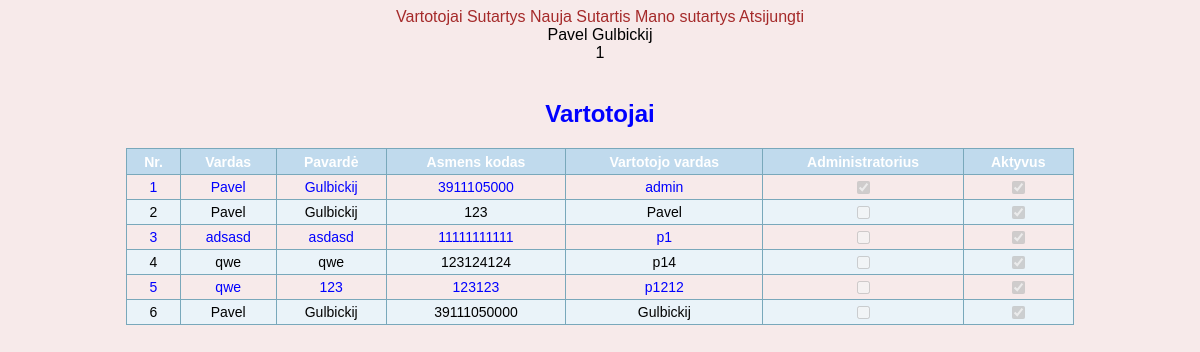
/index.php?pageName=users.php (signed in), run on the app's committed database.
### tables this page shows
CREATE TABLE IF NOT EXISTS `user` (
  `id` int(10) unsigned NOT NULL AUTO_INCREMENT,
  `username` varchar(30) NOT NULL,
  `password` varchar(32) NOT NULL,
  `person_id` bigint(11) NOT NULL,
  `first_name` varchar(30) NOT NULL,
  `last_name` varchar(30) NOT NULL,
  `is_admin` tinyint(1) NOT NULL,
  `is_active` tinyint(1) NOT NULL DEFAULT '1',
  `timestamp` timestamp NOT NULL DEFAULT CURRENT_TIMESTAMP ON UPDATE CURRENT_TIMESTAMP,
  PRIMARY KEY (`id`),
  UNIQUE KEY `username` (`username`)
);

### utils.php (called while the page is built)
<?php
	function isUserLoggedIn() {
		return isset($_SESSION['user']) && isset($_SESSION['user']['username']) && $_SESSION['user']['username'] != null;
	}
?>

### users.php (the view, shortened to what this page needs)
<?php
	if ($stmt = mysqli_prepare($con, "SELECT ID, USERNAME, PERSON_ID, FIRST_NAME, LAST_NAME, IS_ADMIN, IS_ACTIVE FROM USER")) {
		mysqli_stmt_execute($stmt);
		mysqli_stmt_bind_result($stmt, $userId, $userName, $userPersonId, $userFirstName, $userLastName, $userIsAdmin, $userIsActive);
		$users = array();
		while (mysqli_stmt_fetch($stmt)) {
			array_push($users, array("id" => $userId, "username" => $userName, "personId" => $userPersonId, "firstName" => $userFirstName, "lastName" => $userLastName, "isAdmin" => $userIsAdmin === 1 ? true : false, "isActive" => $userIsActive === 1 ? true : false));
		}
	}
?>
	<h2>Vartotojai</h2>
	<table class = "data">
		<tr>
			<th>Nr.</th>
			<th>Vardas</th>
			<th>Pavardė</th>
			<th>Asmens kodas</th>
			<th>Vartotojo vardas</th>
			<th>Administratorius</th>
			<th>Aktyvus</th>
		</tr>
		<?php
			$counter = 1;
			$alt = "";
			foreach($users as $key => $user) {
				echo "<tr $alt>";
				echo "<td>$counter</td>";
				echo "<td>$user[firstName]</td>";
				echo "<td>$user[lastName]</td>";
				echo "<td>$user[personId]</td>";
				echo "<td>$user[username]</td>";
				$isAdminChecked = $user['isAdmin'] ? "checked='checked'" : "";
				echo "<td><input type='checkbox' $isAdminChecked disabled='true'></td>";
				$isActiveChecked = $user['isActive'] ? "checked='checked'" : "";
				echo "<td><input type='checkbox' $isActiveChecked disabled='true'></td>";
				echo "</tr>";
				if (strlen($alt) == 0) {
					$alt = "class='alt'";
				} else {
					$alt = "";
				}
				$counter++;
			}
		?>
	</table>

### index.php (shortened to what this page needs)
<?php
	require_once("mysqlConnect.php");
	require_once("utils.php");
	require_once("generateHtml.php");
?>
<!DOCTYPE html PUBLIC "-//W3C//DTD XHTML 1.0 Transitional//EN" "http://www.w3.org/TR/xhtml1/DTD/xhtml1-transitional.dtd">
<html xmlns="http://www.w3.org/1999/xhtml" lang="en">
<head>
	<link rel="stylesheet" type="text/css" href="styles.css">
	<link rel="stylesheet" type="text/css" href="dataTable.css">
</head>
<body>
<div id="wrapper">
	  <?php echo generateMenuHtml($con); ?>
	<div id="content" class="content" onkeypress="return testKey(event)">
		<br/>
	<?php
		if (isUserLoggedIn()) {
			if (isset($_REQUEST['pageName'])) {
				include($_REQUEST['pageName']);
			} else {
				include("myContracts.php");
			}
		} else {
			include("login.php");
                        echo '<a href="newUser.php">Registracija</a>';
                }
	?>
	</div>
</body>
</html>

### generateHtml.php (shortened to what this page needs)
<?php
function generateMenuHtml() {
	$menuHtml = "<div id='menu' >\r";
	if (isUserLoggedIn()) {
		if ($_SESSION['user']['isAdmin']) {
			$menuHtml .= "<a href='index.php?pageName=users.php' target='_self'> Vartotojai </a>";
			$menuHtml .= "<a href='index.php?pageName=Contracts.php' target='_self'> Sutartys </a>";
		}
		$menuHtml .= "<a href='index.php?pageName=addContract.php' target='_self'> Nauja Sutartis </a>";
		$menuHtml .= "<a href='index.php?pageName=myContracts.php' target='_self'> Mano sutartys </a>";
		$menuHtml .= "</h5>";
		$menuHtml .= "<a href='index.php?pageName=logout.php' target='_self'> Atsijungti </a> <br/>";
           $menuHtml .= $_SESSION['user']['firstName']." ".$_SESSION['user']['lastName']."<br/>";
		   $menuHtml .= $_SESSION['user']['id']."<br/>";
	}
	$menuHtml .= "</div>";
	return $menuHtml;
}
?>

### styles.css (style rules this page uses)
body { font-family:Arial, Helvetica, sans-serif; font-size: 16px; text-align: center; color: black; background-color:#F7EAEA; }
div.content { margin-left:0px; padding:0em; white-space: normal; overflow: auto; color: blue; }
table.data { margin-left: auto; margin-right: auto; #text-align: right; }
a:link { color: brown; text-decoration: none; }

### dataTable.css (style rules this page uses)
table.data { #font-family:"Trebuchet MS", Arial, Helvetica, sans-serif; font-size: 14px; width:80%; border-collapse:collapse; text-align: center; }
table.data td, table.data th { #font-size:1em; border:1px solid #79A8BB; padding:3px 7px 2px 7px; }
table.data th { #font-size:1.1em; #text-align:left; text-align: center; padding-top:5px; padding-bottom:4px; background-color:#C0DAED; color:#ffffff; }
table.data tr.alt td { color:#000000; background-color:#EAF3F9; }

### data on the page
user: first_name "Pavel", last_name "Gulbickij", person "3911105000", username "admin"
user: first_name "Pavel", last_name "Gulbickij", person "123", username "Pavel"
user: first_name "adsasd", last_name "asdasd", person "11111111111", username "p1"
user: first_name "qwe", last_name "qwe", person "123124124", username "p14"
user: first_name "qwe", last_name "123", person "123123", username "p1212"
user: first_name "Pavel", last_name "Gulbickij", person "39111050000", username "Gulbickij"

### other printed values
$_SESSION['user']['firstName'] "Pavel"
$_SESSION['user']['lastName'] "Gulbickij"
$_SESSION['user']['id'] "1"
